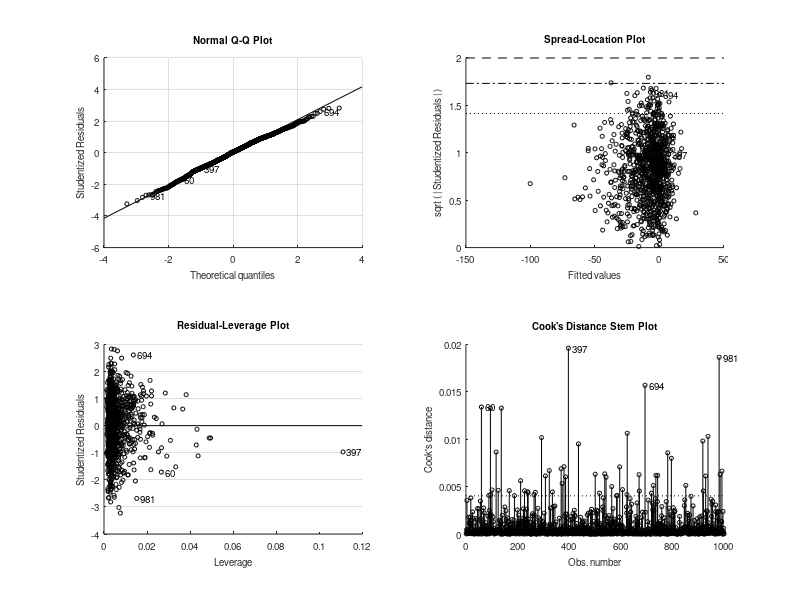

Recreate this plot in MATLAB. (Note: this script raises an error after producing the figure.)
%% Data Analysis Course 2021 - Exercise 6.5

% Clearing
clear;
close all;
clc;

%% Initializing

% Import data
data = importdata('physical.txt')
data = data.data;

% Function handles:
% R2 and adjusted R2
Rsq = @(ypred,y) 1-sum((ypred-y).^2)/sum((y-mean(y)).^2);
adjRsq = @(ypred,y,n,k) ( 1 - (n-1)/(n-1-k)*sum((ypred-y).^2)/sum((y-mean(y)).^2) );

% Generate data
n = 1000;
p = 5;
X = zeros(n,p);
%mu = [1, 5, 25, 125, 625];
mu = [1, 2, 3, 4, 5];
b = [0; 2; 0; -3; 0];

for i = 1:p
    samples = exprnd(mu(i),n,1);
    X(:,i) = samples;
end

noiseStd = 25;
e = normrnd(0,noiseStd,n,1);
y = X*b + e;

rmseArray = zeros(5,1);
R2Array = zeros(5,1);
adjR2Array = zeros(5,1);

% Ordinary least squares
olsModel = fitlm(X,y);
rmseArray(1) = olsModel.RMSE;
R2Array(1) = olsModel.Rsquared.Ordinary;
adjR2Array(1) = olsModel.Rsquared.Adjusted;
bOLS = olsModel.Coefficients.Estimate;
y_pred = [ones(length(X),1) X]*bOLS;

fet = olsModel.Residuals.Raw/olsModel.RMSE;

% Plots
plots(y, y_pred, rmseArray(1), 'OLS')

% PCR
covMatrix = cov(normalize(X,'center'));
[eigenVectors,eigenValues] = eig(covMatrix);
eigenValues = diag(eigenValues);
eigenValues = eigenValues(end:-1:1);

% Scree plot
figure;
plot(1:length(eigenValues),eigenValues,'-o')
title('Scree plot')
ylabel('eigenvalues')
xlabel('Number of pca components')

% Calculate number of features
td = 90;
eigenValuesSum = sum(eigenValues);
sumEigenValues = 0;
i = 0;
while(sumEigenValues < td)
    i = i + 1;
    sumEigenValues = sumEigenValues + 100*eigenValues(i)/eigenValuesSum;
end

i = 5;
ynorm = normalize(y,'center');
xnorm = normalize(X,'center');
[PC,PCAScores,~] = pca(xnorm);
%input = [ ones(length(PCAScores),1) PCAScores(:,1:end)];
input =  PCAScores(:,1:i);
bPCR = regress(ynorm, input);
bPCR = PC(:,1:i)*bPCR;
%y_pred = input*bPCR;

d = 5;
[U,S,V] = svd(xnorm,'econ');
lambdaV = zeros(p,1);
lambdaV(1:5) = 1;
bPCR2 = V * diag(lambdaV) * inv(S) * U' * ynorm;

xMean = mean(X);
b0 = mean(y) - xMean*bPCR(:);
bPCR = [b0; bPCR];
bPCR2 = [b0; bPCR2];

residuals = ynorm - y_pred;
rmseArray(2) = sqrt( 1/(length(PCAScores)-length(bPCR)) * (sum(residuals.^2)));
R2Array(2) = Rsq(y_pred,ynorm);
adjR2Array(2) = adjRsq(y_pred,y,length(y),length(bPCR)-1);

% Plots
plots(y, y_pred, rmseArray(2), 'PCR')

% PLS
nComponents = 5;
[~,~,Xscores,~,bPLS,PCTVAR] = plsregress(X,y,nComponents);
y_pred = [ones(n,1) X]*bPLS;

residuals = y - y_pred;
rmseArray(3) = sqrt( 1/(length(X)-(nComponents+1)) * (sum(residuals.^2)));
R2Array(3) = Rsq(y_pred,y);
adjR2Array(3) = adjRsq(y_pred,y,length(y),nComponents);

% PLCs components variance
figure;
plot(1:nComponents,100*PCTVAR(1,:),'-bo');
xlabel('Number of PLS components');
ylabel('Variance Explained in y');
title('PLS Components')

% Plots
plots(y, y_pred, rmseArray(3), 'PLS')

% Ridge regression
bRidge = ridge(y,X,1,0);
y_pred = [ones(length(X),1) X]*bRidge;

residuals = y - y_pred;
rmseArray(4) = sqrt( 1/(length(X)-length(bRidge)) * (sum(residuals.^2)));
R2Array(4) = Rsq(y_pred,y);
adjR2Array(4) = adjRsq(y_pred,y,length(y),length(bRidge)-1);

% Plots
plots(y, y_pred, rmseArray(4), 'Ridge')

% LASSO
Xnorm = normalize(X,'center');
yNorm = normalize(y,'center');
bLASSO = lasso(Xnorm,yNorm,'lambda',1);
%figure;
%lassoPlot(bLASSO,info)

xMean = mean(X);
b0 = mean(y) - xMean*bLASSO(:);
bLASSO = [b0; bLASSO];

y_pred = [ones(length(X),1) X]*bLASSO;

residuals = y - y_pred;
rmseArray(5) = sqrt( 1/(length(X)-length(bLASSO)) * (sum(residuals.^2)));
R2Array(5) = Rsq(y_pred,y);
adjR2Array(5) = adjRsq(y_pred,y,length(y),length(bLASSO)-1);

% Plots
plots(y, y_pred, rmseArray(5), 'LASSO')


b = [0; b];

bAll = [b, bOLS, bPCR, bPLS, bRidge, bLASSO];
muCell = arrayfun(@num2str, mu, 'UniformOutput', 0);
rowNames = {'Intercept' muCell{:}};

table = array2table(bAll,'RowNames',rowNames,'VariableNames',{'Starting_b','OLS','PCR','PLS','Ridge','LASSO'});
disp(table);

function plots(y, y_pred, rmse, name)
% Scatterplot
figure;
scatter(y,y_pred);
a = min(min(y), min(y_pred));
b = max(max(y), max(y_pred));
hold on;
plot([a b],[a b]);
xlabel('y');
ylabel('y_pred');
title(name);

% Diagnostic Plot
figure;
residuals = y - y_pred;
ei_standard = residuals./rmse;
scatter(y,ei_standard);
hold on;
plot(xlim,[2 2]);
hold on;
plot(xlim,[0 0]);
hold on;
plot(xlim,[-2 -2]);
title(name);
xlabel('Y')
ylabel('Standard Error');
end